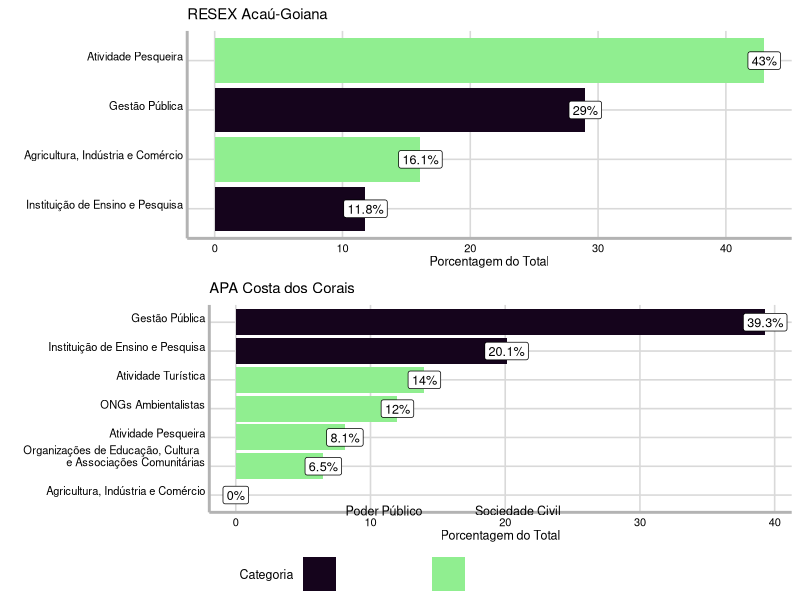
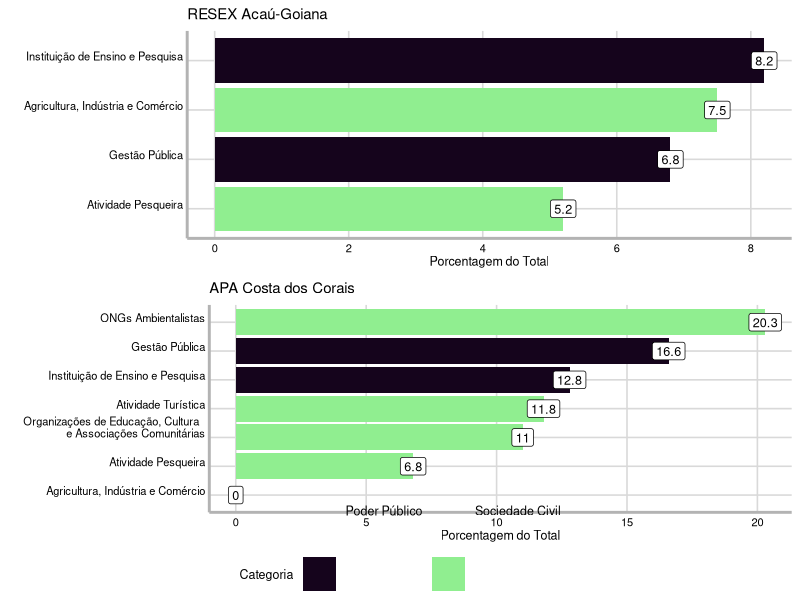
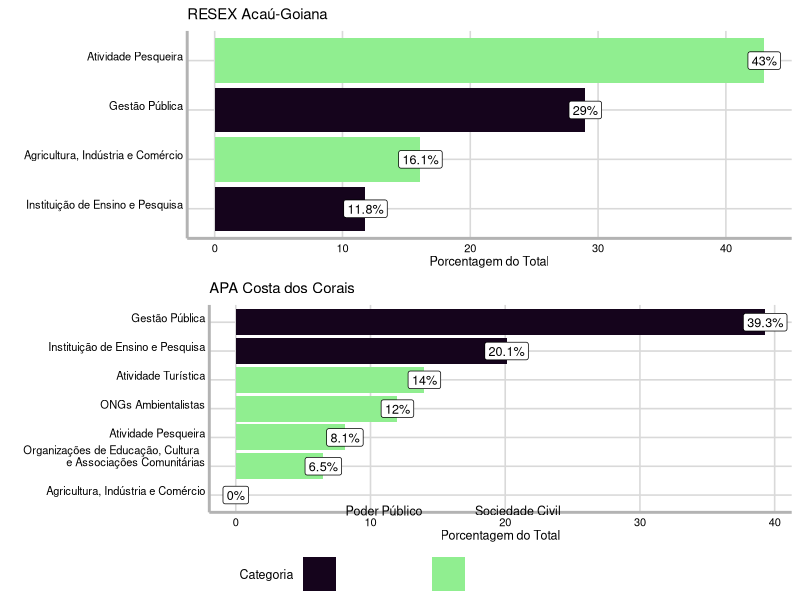
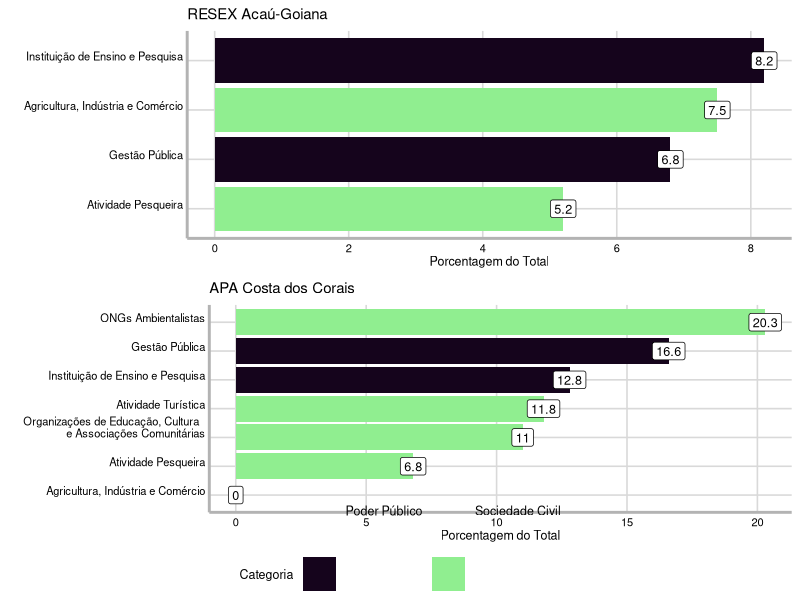

Source code (R) for these figures, in order:
#====================================================================#
# PARTICIPAÇÃO SOCIAL NA GESTÃO DO MEIO AMBIENTE: 
# RESEX Acaú-Goiana e APA Costa dos Corais em Perspectiva Comparada
#====================================================================#
# ANALISE DE CONTEUDO DAS MEMORIAS               
# Recife - Pernambuco - Brasil                   
#--------------------------------------------------------------------#
# Fundacao Joaquim Nabuco (FUNDAJ)               
#--------------------------------------------------------------------#
# Claudio A. Monteiro                            
# claudiomonteirol.a@gmail.com                   
#====================================================================#

# carregar pacotes
library(readr); library(ggpubr)

#===== template dos graficos =====#

tema_massa <- function(base_size = 12, base_family = "") {
  theme_minimal(base_size = base_size, base_family = base_family) %+replace% 
    theme(axis.text.x = element_text(colour= "black",size=8,hjust=.5,vjust=.5,face="plain"),
          axis.text.y = element_text(colour="black",size=8,angle=0,hjust=1,vjust=0,face="plain"), 
          axis.title.x = element_text(colour="black",size=9,angle=0,hjust=.5,vjust=0,face="plain"),
          axis.title.y = element_text(colour="black",size=9,angle=90,hjust=0.5,vjust=0.6,face="plain"),
          title = element_text(colour="black",size=9,angle=0,hjust=.5,vjust=.5,face="plain"),
          panel.grid.major = element_line(colour = grey(0.85)), 
          panel.grid.minor = element_line(colour = grey(1)),
          legend.key.size = unit(9, "mm"),
          legend.text = element_text(size = 9, hjust = 3, vjust = 3),
          legend.title = element_text(size = 9),
          axis.line = element_line(size = 1, colour = "grey70"))
}


# carregar dados
apa_fala_data <- read_csv("resultados/tabelas/apa_fala_data.csv")
resex_fala_data <- read_csv("resultados/tabelas/resex_fala_data.csv")

#================================#
#      PROPORCAO DO TOTAL  
#================================#

#==== grafico RESEX ====#

# ordenar
resex_fala_data$grupo_setorial <- factor(resex_fala_data$grupo_setorial, 
                                         levels = resex_fala_data$grupo_setorial[order(resex_fala_data$proporcao_total)])

# grafico
RESEXtotal <- ggplot(resex_fala_data, aes(x = grupo_setorial, y = proporcao_total))+
  geom_bar(stat = "identity", aes(fill = resex_fala_data$grupo_setorial2)) +
  scale_fill_manual("Categoria",values=c("#15041c", "lightgreen"))+
  geom_label(aes(label = proporcao_total_label), size = 3.2)+
  labs(y = "Porcentagem do Total", x = "", title = "RESEX Acaú-Goiana") +
  coord_flip()+
  tema_massa()%+replace% 
  theme(legend.position="bottom")

#==== grafico APA ====#

# ordenar
apa_fala_data$grupo_setorial <- factor(apa_fala_data$grupo_setorial, 
                                       levels = apa_fala_data$grupo_setorial[order(apa_fala_data$proporcao_total)])
# grafico
APAtotal<- ggplot(apa_fala_data, aes(x = grupo_setorial, y = proporcao_total))+
  geom_bar(stat = "identity", aes(fill = apa_fala_data$categoria_inst)) +
  scale_fill_manual("Categoria",values=c("#15041c", "lightgreen"))+
  geom_label(aes(label = proporcao_total_label), size = 3.2)+
  labs(y = "Porcentagem do Total", x = "", title = "APA Costa dos Corais") +
  coord_flip()+
  tema_massa()%+replace% 
  theme(legend.position="bottom")

#==== combinar graficos ====#
ggarrange(RESEXtotal, APAtotal, ncol = 1, nrow = 2, common.legend = T, legend = "bottom")
ggsave("COMPARADA_fala_total.png", path = "resultados/graficos",width = 8, height = 5, units = "in")

#===========================================#
#      PROPORCAO AO NUMERO DE ASSENTOS
#===========================================#

#==== grafico RESEX ====#

# ordenar
resex_fala_data$grupo_setorial <- factor(resex_fala_data$grupo_setorial, 
                                         levels = resex_fala_data$grupo_setorial[order(resex_fala_data$prop_assento)])

# grafico
RESEXtotal2 <- ggplot(resex_fala_data, aes(x = grupo_setorial, y = prop_assento))+
  geom_bar(stat = "identity", aes(fill = resex_fala_data$grupo_setorial2)) +
  scale_fill_manual("Categoria",values=c("#15041c", "lightgreen"))+
  geom_label(aes(label = prop_assento), size = 3.2)+
  labs(y = "Porcentagem do Total", x = "", title = "RESEX Acaú-Goiana") +
  coord_flip()+
  tema_massa()%+replace% 
  theme(legend.position="bottom")

#==== grafico APA ====#

# substituir NA por 0
apa_fala_data$prop_assento[is.na(apa_fala_data$prop_assento)] <- 0

# ordenar
apa_fala_data$grupo_setorial <- factor(apa_fala_data$grupo_setorial, 
                                       levels = apa_fala_data$grupo_setorial[order(apa_fala_data$prop_assento)])
# grafico
APAtotal2 <- ggplot(apa_fala_data, aes(x = grupo_setorial, y = prop_assento))+
  geom_bar(stat = "identity", aes(fill = apa_fala_data$categoria_inst)) +
  scale_fill_manual("Categoria",values=c("#15041c", "lightgreen"))+
  geom_label(aes(label = prop_assento), size = 3.2)+
  labs(y = "Porcentagem do Total", x = "", title = "APA Costa dos Corais") +
  coord_flip()+
  tema_massa()%+replace% 
  theme(legend.position="bottom")

#==== combinar graficos ====#
ggarrange(RESEXtotal2, APAtotal2, ncol = 1, nrow = 2, common.legend = T, legend = "bottom")
ggsave("COMPARADA_fala_prop_assento.png", path = "resultados/graficos",width = 8, height = 5, units = "in")

